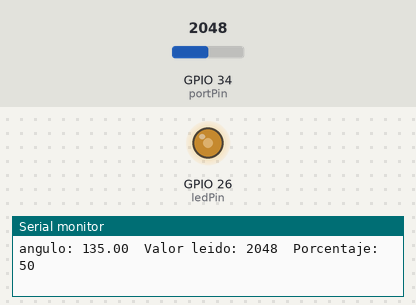
Recording of a sketch running on a simulated ESP32. On the bench: output pins drawn as LEDs (lit = HIGH), the last lines printed to the serial monitor. Inputs (shaded band) come from the test bench; at power-on: GPIO 34 (portPin) = 2048.

Above: at 2.2 s.
2.3 s: GPIO 34 (portPin) set to 2866
At 2.6 s:
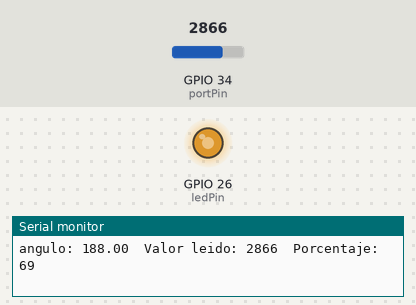
3.8 s: GPIO 34 (portPin) set to 3603
At 4.1 s:
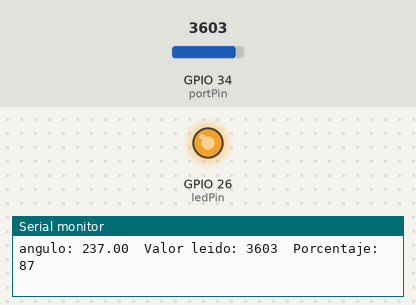
5.3 s: GPIO 34 (portPin) set to 491
At 5.6 s:
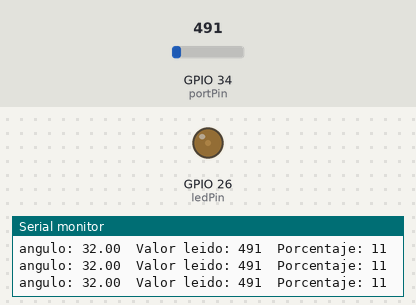
6.8 s: GPIO 34 (portPin) set to 2047
At 7.1 s:
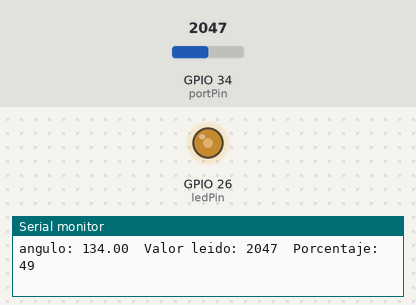
Timing chart, 0 to 9.3 s (numbered marks = the images above; inputs shaded):
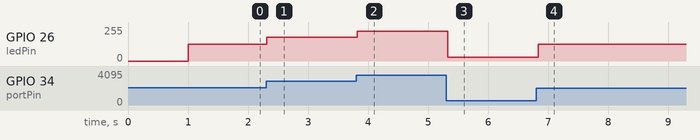

Measured:
- after the input at 2.3 s, GPIO 26 (ledPin): 127/255 → 178/255 at once
- after the input at 3.8 s, GPIO 26 (ledPin): 178/255 → 224/255 at once
- after the input at 5.3 s, GPIO 26 (ledPin): 224/255 → 30/255 at once
- after the input at 6.8 s, GPIO 26 (ledPin): 30/255 → 127/255 at once

The sketch:

Analog-Digital.ino
```cpp
const int ledPin = 26;
const int  portPin = 34;
int potValor = 0;
float angulo = 0;
int perc = 0;

void setup() {
  // put your setup code here, to run once:
  Serial.begin(9600);
  delay(1000);

}

void loop() {
  // put your main code here, to run repeatedly:
  potValor = analogRead(portPin);
  angulo = (analogRead(portPin)*270)/4095;
  perc = (analogRead(portPin)*100)/4095;
  Serial.print("angulo: "+String(angulo));
  Serial.print("\tValor leido: " + String(potValor));
  Serial.println("\tPorcentaje: " + String(perc));
  analogWrite(ledPin,(potValor*255)/4095);
  delay(100);
}
```
